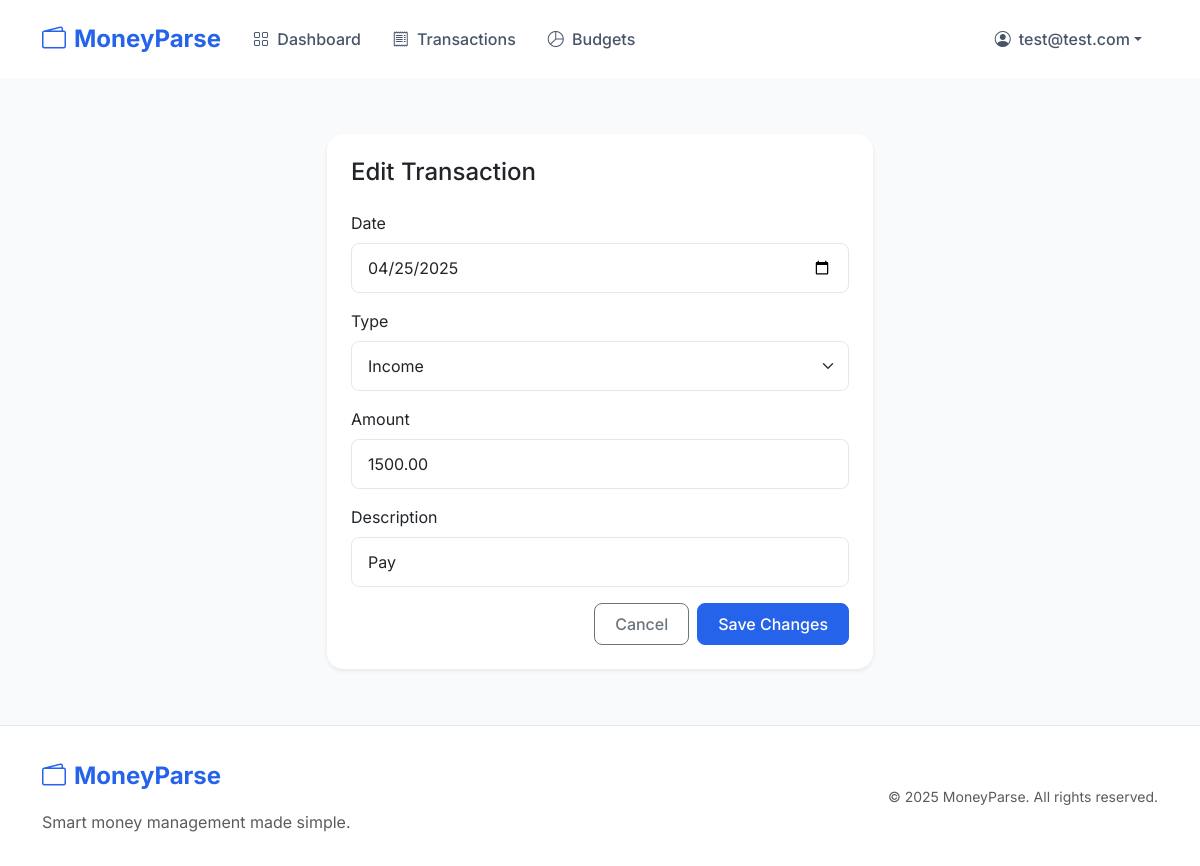
Page /transactions/edit/3/ (signed in) on the committed database.
### accounts/models.py (models this page shows, shortened)
class CustomUser(AbstractBaseUser, PermissionsMixin):
    email = models.EmailField(unique=True)
    date_joined = models.DateTimeField(default=timezone.now)
    is_active = models.BooleanField(default=True)
    is_staff = models.BooleanField(default=False)
    objects = CustomUserManager()
    USERNAME_FIELD = 'email'
    REQUIRED_FIELDS = []

### transactions/models.py (models this page shows, shortened)
class Transaction(models.Model):
    user = models.ForeignKey(settings.AUTH_USER_MODEL, on_delete=models.CASCADE)
    date = models.DateField()
    description = models.CharField(max_length=255, blank=True, null=True)
    amount = models.DecimalField(max_digits=10, decimal_places=2)
    class Meta:
        indexes = [
            models.Index(fields=['user', '-date']),
            models.Index(fields=['date']),
        ]
    TRANSACTION_TYPES = (
        ('income', 'Income'),
        ('expense', 'Expense'),
    )
    transaction_type = models.CharField(max_length=7, choices=TRANSACTION_TYPES, default='income')
    EXPENSE_CATEGORIES = (
        ('housing', 'Housing'),
        ('transportation', 'Transportation'),
        ('food', 'Food & Dining'),
        ('utilities', 'Utilities'),
        ('healthcare', 'Healthcare'),
        ('entertainment', 'Entertainment'),
        ('shopping', 'Shopping'),
        ('education', 'Education'),
        ('savings', 'Savings'),
        ('other', 'Other'),
    )
    category = models.CharField(max_length=20, choices=EXPENSE_CATEGORIES, blank=True, null=True)

### transactions/views.py (the view)
# urls.py: path('edit/<int:transaction_id>/', views.edit_transaction, name='edit_transaction'),
@login_required
def edit_transaction(request, transaction_id):
    transaction = get_object_or_404(Transaction, id=transaction_id, user=request.user)
    if request.method == 'POST':
        form = TransactionForm(request.POST, instance=transaction)
        if form.is_valid():
            form.save()
            return redirect('transaction_list')
    else:
        form = TransactionForm(instance=transaction)
    return render(request, 'transactions/edit_transaction.html', {'form': form})

### transactions/forms.py (shortened to what this page needs)
class TransactionForm(forms.ModelForm):
    class Meta:
        model = Transaction
        fields = ['date', 'description', 'amount', 'transaction_type', 'category']
        widgets = {
            'description': forms.TextInput(attrs={'class': 'form-control'}),
            'date': forms.DateInput(attrs={'type': 'date', 'class': 'form-control'}),
            'amount': forms.NumberInput(attrs={'class': 'form-control', 'step': '0.01'}),
            'transaction_type': forms.Select(attrs={'class': 'form-select'}),
            'category': forms.Select(attrs={'class': 'form-select'}),
        }
    def __init__(self, *args, **kwargs):
        super().__init__(*args, **kwargs)
        self.fields['description'].required = False
        self.fields['category'].required = False
        self.fields['category'].choices = [(None, '---------')] + list(Transaction.EXPENSE_CATEGORIES)

### templates/transactions/edit_transaction.html (shortened to what this page needs)
{% extends 'base.html' %}
{% block content %}
<div class="container py-4">
    <div class="row justify-content-center">
        <div class="col-md-8 col-lg-6">
            <div class="card border-0 shadow-sm">
                <div class="card-body p-4">
                    <h2 class="card-title h4 mb-4">Edit Transaction</h2>
                    <form method="post" class="needs-validation" novalidate>
                        <div class="mb-3">
                            <label for="{{ form.date.id_for_label }}" class="form-label">Date</label>
                            {{ form.date }}
                        </div>
                        <div class="mb-3">
                            <label for="{{ form.transaction_type.id_for_label }}" class="form-label">Type</label>
                            {{ form.transaction_type }}
                        </div>
                        <div class="mb-3">
                            <label for="{{ form.amount.id_for_label }}" class="form-label">Amount</label>
                            {{ form.amount }}
                        </div>
                        <div class="mb-3 description-field">
                            <label for="{{ form.description.id_for_label }}" class="form-label">Description</label>
                            {{ form.description }}
                        </div>
                        <div class="d-grid gap-2 d-md-flex justify-content-md-end">
                            <a href="{% url 'transaction_list' %}" class="btn btn-outline-secondary">Cancel</a>
                            <button type="submit" class="btn btn-primary">Save Changes</button>
                        </div>
                    </form>
                </div>
            </div>
        </div>
    </div>
</div>
{% endblock %}

### templates/base.html (shortened to what this page needs)
<!DOCTYPE html>
<html lang="en">
<head>
    <link href="https://cdn.jsdelivr.net/npm/bootstrap@5.3.0/dist/css/bootstrap.min.css" rel="stylesheet">
    <link rel="stylesheet" href="https://cdn.jsdelivr.net/npm/bootstrap-icons@1.11.0/font/bootstrap-icons.css">
</head>
<body>
    <nav class="navbar navbar-expand-lg navbar-light sticky-top">
        <div class="container">
            <a class="navbar-brand d-flex align-items-center" href="/">
                <i class="bi bi-wallet2 me-2"></i>
                MoneyParse
            </a>
            <div class="collapse navbar-collapse" id="navbarNav">
                <ul class="navbar-nav me-auto">
                    {% if user.is_authenticated %}
                    <li class="nav-item">
                        <a class="nav-link{% if request.resolver_match.url_name == 'dashboard' %} active{% endif %}" href="{% url 'dashboard' %}">
                            <i class="bi bi-grid me-1"></i> Dashboard
                        </a>
                    </li>
                    <li class="nav-item">
                        <a class="nav-link{% if request.resolver_match.url_name == 'transaction_list' %} active{% endif %}" href="{% url 'transaction_list' %}">
                            <i class="bi bi-receipt me-1"></i> Transactions
                        </a>
                    </li>
                    <li class="nav-item">
                        <a class="nav-link{% if request.resolver_match.url_name == 'budget_list' %} active{% endif %}" href="{% url 'budget_list' %}">
                            <i class="bi bi-pie-chart me-1"></i> Budgets
                        </a>
                    </li>
                    {% endif %}
                </ul>
                <ul class="navbar-nav">
                    {% if user.is_authenticated %}
                    <li class="nav-item dropdown">
                        <a class="nav-link dropdown-toggle d-flex align-items-center" href="#" id="navbarDropdown" role="button" data-bs-toggle="dropdown">
                            <i class="bi bi-person-circle me-2"></i>
                            {{ user.email }}
                        </a>
                    </li>
                    {% endif %}
                </ul>
            </div>
        </div>
    </nav>
    <div class="main-content">
        {% block content %}{% endblock %}
    </div>
    <footer class="footer">
        <div class="container">
            <div class="row align-items-center">
                <div class="col-md-6 text-center text-md-start">
                    <a class="navbar-brand mb-3 d-inline-flex align-items-center" href="/">
                        <i class="bi bi-wallet2 me-2"></i>
                        MoneyParse
                    </a>
                    <p class="text-muted mb-0">Smart money management made simple.</p>
                </div>
                <div class="col-md-6 text-center text-md-end">
                    <small class="text-muted">&copy; {% now "Y" %} MoneyParse. All rights reserved.</small>
                </div>
            </div>
        </div>
    </footer>
</body>
</html>

### templates/base.html (style rules this page uses)
:root { --primary-color: #2563eb; --secondary-color: #1e40af; --success-color: #059669; --danger-color: #dc2626; --warning-color: #d97706; --info-color: #0891b2; }
body { font-family: 'Inter', system-ui, -apple-system, sans-serif; min-height: 100vh; display: flex; flex-direction: column; background-color: #f8fafc; }
.navbar { padding: 1rem 0; background: rgba(255, 255, 255, 0.95) !important; backdrop-filter: blur(10px); }
.navbar-brand { font-weight: 700; font-size: 1.5rem; color: var(--primary-color) !important; }
.nav-link { font-weight: 500; padding: 0.5rem 1rem !important; color: #475569 !important; transition: color 0.2s ease; }
.btn { font-weight: 500; padding: 0.5rem 1.25rem; border-radius: 0.5rem; }
.btn-primary { background-color: var(--primary-color); border-color: var(--primary-color); }
.card { border: none; border-radius: 1rem; box-shadow: 0 1px 3px rgba(0,0,0,0.1); transition: transform 0.2s ease, box-shadow 0.2s ease; }
.main-content { flex: 1; padding: 2rem 0; }
.footer { margin-top: auto; padding: 2rem 0; background-color: #fff; border-top: 1px solid #e2e8f0; }
.form-control, .form-select { padding: 0.75rem 1rem; border-radius: 0.5rem; border: 1px solid #e2e8f0; }

### rows in the picture
CustomUser: email "test@test.com"
Transaction: date "04/25/2025", transaction_type "Income", amount "1500.00", description "Pay"
